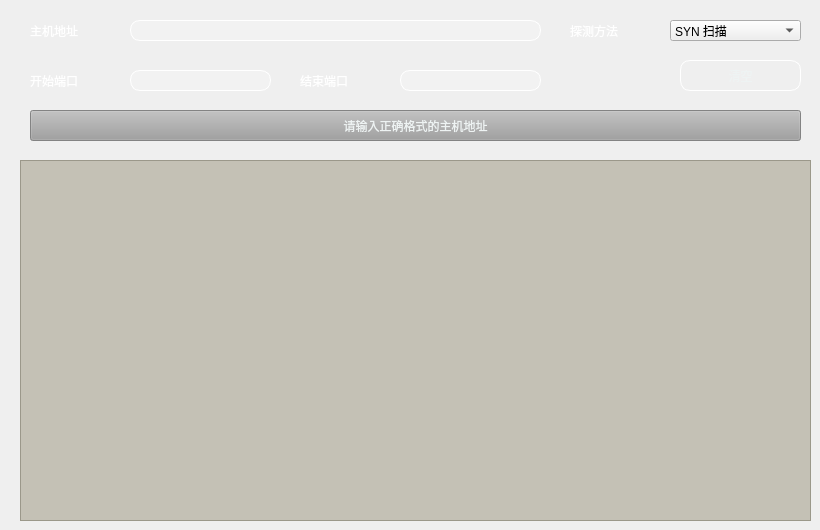
    <widget class="QWidget" name="tab_3">
     <property name="styleSheet">
      <string notr="true">QWidget#tab_3{
border-image: url(:/background/images/background/webscan.jpg);
}</string>
     </property>
     <attribute name="title">
      <string>端口探测</string>
     </attribute>
     <widget class="QLabel" name="label_10">
      <property name="geometry">
       <rect>
        <x>30</x>
        <y>20</y>
        <width>81</width>
        <height>21</height>
       </rect>
      </property>
      <property name="styleSheet">
       <string notr="true">color: rgb(255, 255, 255);
font: 18pt &quot;Al Bayan&quot;;</string>
      </property>
      <property name="text">
       <string>主机地址</string>
      </property>
     </widget>
     <widget class="QLineEdit" name="PortAdd_lnEd">
      <property name="geometry">
       <rect>
        <x>130</x>
        <y>20</y>
        <width>411</width>
        <height>21</height>
       </rect>
      </property>
      <property name="styleSheet">
       <string notr="true">background-color: rgba(255,255,255,0.2);
color: rgb(255, 255, 255);
border: 1px solid white;
border-radius: 10px;</string>
      </property>
     </widget>
     <widget class="QPushButton" name="start_PortScan_btn">
      <property name="enabled">
       <bool>false</bool>
      </property>
      <property name="geometry">
       <rect>
        <x>30</x>
        <y>110</y>
        <width>771</width>
        <height>31</height>
       </rect>
      </property>
      <property name="styleSheet">
       <string notr="true">QPushButton{
	background-color: rgba(254, 162, 28, 0.6);
	color: rgb(238, 243, 243);
	font: 18pt &quot;Al Bayan&quot;;
}
QPushButton:hover{
	background-color: rgba(254, 162, 28, 0.7);
}
QPushButton:pressed{
	background-color: rgba(254, 162, 28, 0.8);
}
QPushButton:disabled{
	background-color: rgb(159, 159, 159);
}</string>
      </property>
      <property name="text">
       <string>请输入正确格式的主机地址</string>
      </property>
     </widget>
     <widget class="QLabel" name="label_11">
      <property name="geometry">
       <rect>
        <x>30</x>
        <y>70</y>
        <width>81</width>
        <height>21</height>
       </rect>
      </property>
      <property name="styleSheet">
       <string notr="true">color: rgb(255, 255, 255);
font: 18pt &quot;Al Bayan&quot;;</string>
      </property>
      <property name="text">
       <string>开始端口</string>
      </property>
     </widget>
     <widget class="QLabel" name="label_12">
      <property name="geometry">
       <rect>
        <x>300</x>
        <y>70</y>
        <width>81</width>
        <height>21</height>
       </rect>
      </property>
      <property name="styleSheet">
       <string notr="true">color: rgb(255, 255, 255);
font: 18pt &quot;Al Bayan&quot;;</string>
      </property>
      <property name="text">
       <string>结束端口</string>
      </property>
     </widget>
     <widget class="QPushButton" name="clear_PortScan_btn">
      <property name="geometry">
       <rect>
        <x>680</x>
        <y>60</y>
        <width>121</width>
        <height>31</height>
       </rect>
      </property>
      <property name="styleSheet">
       <string notr="true">QPushButton{
	color: rgb(238, 243, 243);
	font: 18pt &quot;Al Bayan&quot;;
	border: 1px solid white;
	border-radius: 10px;
}
QPushButton:hover{
	background-color: rgba(254, 162, 28, 0.7);
}
QPushButton:pressed{
	background-color: rgba(254, 162, 28, 0.8);
}</string>
      </property>
      <property name="text">
       <string>清空</string>
      </property>
     </widget>
     <widget class="QLabel" name="label_13">
      <property name="geometry">
       <rect>
        <x>570</x>
        <y>20</y>
        <width>81</width>
        <height>21</height>
       </rect>
      </property>
      <property name="styleSheet">
       <string notr="true">color: rgb(255, 255, 255);
font: 18pt &quot;Al Bayan&quot;;</string>
      </property>
      <property name="text">
       <string>探测方法</string>
      </property>
     </widget>
     <widget class="QComboBox" name="PortScan_com">
      <property name="geometry">
       <rect>
        <x>670</x>
        <y>20</y>
        <width>131</width>
        <height>21</height>
       </rect>
      </property>
      <item>
       <property name="text">
        <string>SYN 扫描</string>
       </property>
      </item>
      <item>
       <property name="text">
        <string>FIN 扫描</string>
       </property>
      </item>
      <item>
       <property name="text">
        <string>NULL 扫描</string>
       </property>
      </item>
      <item>
       <property name="text">
        <string>XMAS 扫描</string>
       </property>
      </item>
      <item>
       <property name="text">
        <string>UDP 扫描</string>
       </property>
      </item>
     </widget>
     <widget class="QLineEdit" name="PortScan_startPort_lnEd">
      <property name="geometry">
       <rect>
        <x>130</x>
        <y>70</y>
        <width>141</width>
        <height>21</height>
       </rect>
      </property>
      <property name="styleSheet">
       <string notr="true">background-color: rgba(255,255,255,0.2);
color: rgb(255, 255, 255);
border: 1px solid white;
border-radius: 10px;</string>
      </property>
     </widget>
     <widget class="QLineEdit" name="PortScan_endPort_lnEd">
      <property name="geometry">
       <rect>
        <x>400</x>
        <y>70</y>
        <width>141</width>
        <height>21</height>
       </rect>
      </property>
      <property name="styleSheet">
       <string notr="true">background-color: rgba(255,255,255,0.2);
color: rgb(255, 255, 255);
border: 1px solid white;
border-radius: 10px;</string>
      </property>
     </widget>
     <widget class="QTextBrowser" name="PortScan_textBrowser">
      <property name="geometry">
       <rect>
        <x>20</x>
        <y>160</y>
        <width>791</width>
        <height>361</height>
       </rect>
      </property>
      <property name="styleSheet">
       <string notr="true">QTextBrowser{
	color: rgb(37, 238, 36);
	font: 18pt &quot;Trebuchet MS&quot;;
	background-color: rgba(166, 161, 142, 0.6);
}</string>
      </property>
     </widget>
    </widget>
